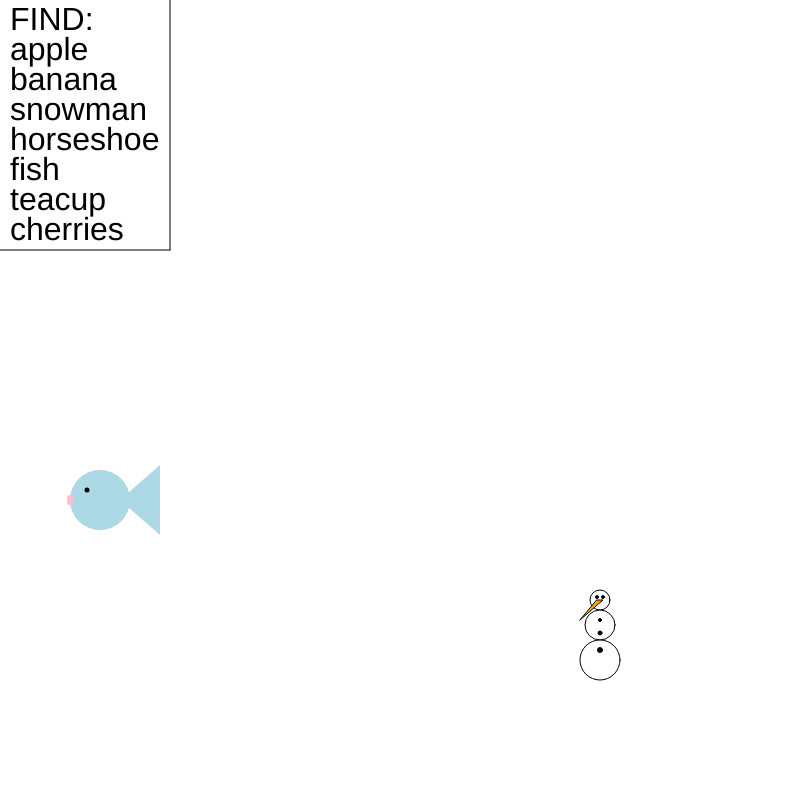
Frame 1 (no input)
Frame 60 (no input): identical to frame 1, image omitted
Frame 120 (the mouse pressed at the canvas centre since frame 60): identical to frame 1, image omitted

The p5.js sketch that drew this single still picture (run headless with seeded random() and noise() and a simulated clock; from frame 60 on, the mouse is pressed at the canvas centre):

// p5.js sketch
// ── sketch.js
function setup(){
  createCanvas(800, 800);
}
let value = 255
function draw(){
  background("white");
  stroke(value);
  fill("clear")
  ellipse(600,635,100);


  noStroke();
  rules();
  snowman();
  fish();
}

function mousePressed() {
  if(mouseX>=540 && mouseX<=640 && mouseY>=600 && mouseY<=650){
    if (value === 255) {
      value = "green";
    } else {
      value = 255;
    }

  }

}



function rules(){
  textSize(32);
  fill("black");
  text('FIND:',10,30);
  text('apple',10,60);
  text('banana',10,90);
  text('snowman',10,120);
  text('horseshoe',10,150);
  text('fish',10,180);
  text('teacup',10,210);
  text('cherries',10,240);
  stroke("black");
  line(0,250,170,250);
  line(170,0,170,250);
}

function snowman(){
  fill("white");
  stroke("black");
  ellipse(600,600,20);
  ellipse(600,625,30);
  ellipse(600,660,40);
  fill("orange");
  triangle(597,600,603,600,580,620);
  fill("black");
  ellipse(597,597,3);
  ellipse(603,597,3);
  ellipse(600,620,3);
  ellipse(600,633,4);
  ellipse(600,650,5);
  }

function fish(){
  fill("lightblue");
  noStroke();
  ellipse(100,500,60);
  triangle(120,500,160,465,160,535);
  fill("black");
  ellipse(87,490,5)
  fill("pink")
  ellipse(70,498,6);
  ellipse(70,502,6);
}
